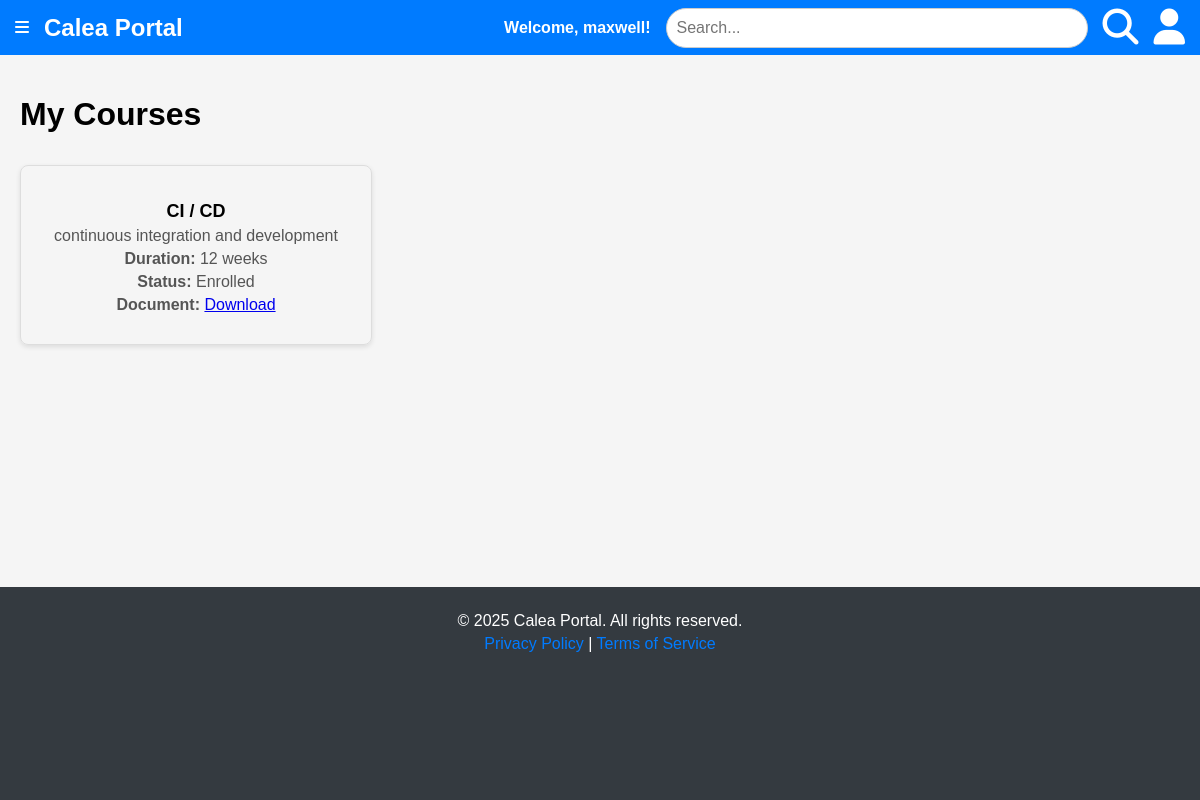
The app's page /traineecourse.php (signed in) with its own data.
### tables this page shows
CREATE TABLE `users` (
  `id` int(11) NOT NULL,
  `username` varchar(50) NOT NULL,
  `password` varchar(255) NOT NULL,
  `role` enum('admin','trainer','trainee') NOT NULL DEFAULT 'trainee',
  `qualifications` varchar(255) DEFAULT NULL,
  `expertise` varchar(255) DEFAULT NULL,
  `created_at` timestamp NOT NULL DEFAULT current_timestamp()
);

CREATE TABLE `course_objectives` (
  `id` int(11) NOT NULL,
  `course_id` int(11) NOT NULL,
  `course_objectives` text NOT NULL,
  `content_objectives` text NOT NULL,
  `file` longtext DEFAULT NULL,
  `created_at` timestamp NOT NULL DEFAULT current_timestamp()
);

CREATE TABLE `courses` (
  `id` int(11) NOT NULL,
  `title` varchar(255) NOT NULL,
  `description` text NOT NULL,
  `created_at` timestamp NOT NULL DEFAULT current_timestamp(),
  `updated_at` timestamp NOT NULL DEFAULT current_timestamp() ON UPDATE current_timestamp(),
  `credits` int(11) NOT NULL DEFAULT 0,
  `duration` int(11) DEFAULT NULL,
  `image` varchar(255) DEFAULT NULL,
  `trainer_username` varchar(20) NOT NULL,
  `image_url` varchar(255) DEFAULT NULL
);

### traineecourse.php (the view, shortened to what this page needs)
<?php
include 'dbconn.php';
include 'traineeheader.php';
$enrolledCourses = [];
$stmtEnrollments = $conn->prepare("
    SELECT c.*, co.course_objectives, co.content_objectives, co.file
    FROM enrollments e
    JOIN courses c ON e.course_id = c.id
    LEFT JOIN course_objectives co ON c.id = co.course_id
    WHERE e.trainee_id = ?
");
$stmtEnrollments->bind_param("i", $_SESSION['user_id']);
$stmtEnrollments->execute();
$resultEnrollments = $stmtEnrollments->get_result();
while ($course = $resultEnrollments->fetch_assoc()) {
    $courseId = $course['id'];
    if (!isset($enrolledCourses[$courseId])) {
        $enrolledCourses[$courseId] = [
            'course' => $course,
            'objectives' => []
        ];
    }
    if (!empty($course['course_objectives'])) {
        $enrolledCourses[$courseId]['objectives'][] = $course['course_objectives'];
    }
    if (!empty($course['content_objectives'])) {
        $enrolledCourses[$courseId]['objectives'][] = $course['content_objectives'];
    }
}
?>
<!DOCTYPE html>
<html lang="en">
<head>
    <link rel="stylesheet" href="fontawesome-free-6.4.0-web/css/all.min.css">
</head>
<body>
    <div class="content">
        <h1>My Courses</h1>
        <?php if (!empty($enrolledCourses)): ?>
            <div class="course-container">
                <?php foreach ($enrolledCourses as $courseId => $courseData): ?>
                    <div class="course-card" onclick="toggleDetails(<?php echo $courseId; ?>)">
                        <h3><?php echo htmlspecialchars($courseData['course']['title']); ?></h3>
                        <p><?php echo htmlspecialchars($courseData['course']['description']); ?></p>
                        <p><strong>Duration:</strong> <?php echo htmlspecialchars($courseData['course']['duration']); ?> weeks</p>
                        <p><strong>Status:</strong> Enrolled</p>
                        <?php if (!empty($courseData['course']['file'])): ?>
                            <p>
                                <strong>Document:</strong>
                                <a href="<?php echo htmlspecialchars($courseData['course']['file']); ?>" target="_blank">Download</a>
                            </p>
                        <?php endif; ?>
                    </div>
                <?php endforeach; ?>
            </div>
        <?php else: ?>
            <p>You are not enrolled in any courses at the moment.</p>
        <?php endif; ?>
    </div>
</body>
</html>
<?php
include 'footer.php';
?>

### traineeheader.php (shortened to what this page needs)
<?php
include 'dbconn.php';
$username = 'Guest';
if (isset($_SESSION['user_id'])) {
    $userId = $_SESSION['user_id'];
    $stmt = $conn->prepare("SELECT username FROM users WHERE id = ?");
    $stmt->bind_param("i", $userId);
    $stmt->execute();
    $result = $stmt->get_result();
    if ($result->num_rows > 0) {
        $user = $result->fetch_assoc();
        $username = $user['username'];
    }
}
?>
<!DOCTYPE html>
<html lang="en">
<head>
    <link rel="stylesheet" href="fontawesome-free-6.4.0-web/css/all.min.css">
</head>
<body>
    <div class="header">
        <span class="menu-icon" onclick="toggleSidebar()">
            <i class="fas fa-bars"></i>
        </span>
        <h2>Calea Portal</h2>
        <div class="welcome-message">Welcome, <?php echo htmlspecialchars($username); ?>!</div>
        <input type="text" id="search-bar" class="search-bar" placeholder="Search..." onkeypress="if(event.key === 'Enter') executeSearch()">
        <span class="search-icon" onclick="executeSearch()"><i class="fas fa-search"></i></span>
        <span class="user-icon">
            <i class="fas fa-user"></i>
        </span>
    </div>
</body>
</html>

### traineeheader.php (style rules this page uses)
html, body { height: 100%; margin: 0; font-family: Helvetica; }
.header { height: 55px; background-color: #007bff; color: white; display: flex; align-items: center; padding: 0 15px; box-shadow: 0 2px 5px rgba(0, 0, 0, 0.1); }
.header h2 { margin: 0 15px; }
.welcome-message { margin-left: auto; font-size: 16px; font-weight: bold; }
.search-bar { background-color: white; border: 1px solid #ccc; padding: 10px; border-radius: 22px; width: 400px; margin-left: 15px; font-size: 16px; }
.search-icon, .user-icon { cursor: pointer; font-size: 36px; margin-left: 15px; line-height: 55px; }

### traineecourse.php (style rules this page uses)
html, body { height: 100%; margin: 0; font-family: Arial, sans-serif; }
.content { padding: 20px; margin-left: 0; transition: margin-left 0.3s; background-color: whitesmoke; }
.course-container { display: flex; flex-wrap: wrap; gap: 15px; }
.course-card { border: 1px solid #ddd; border-radius: 8px; padding: 25px; margin: 10px 0; box-shadow: 0 2px 5px rgba(0, 0, 0, 0.1); text-align: center; cursor: pointer; width: 300px; }
.course-card h3 { margin: 10px 0 5px; font-size: 18px; }
.course-card p { margin: 5px 0; color: #555; }

### footer.php (style rules this page uses)
body { display: flex; flex-direction: column; min-height: 100vh; margin: 0; }
.content { flex: 1; }

### records on screen
users: username "maxwell"
course_objectives: course.title "CI / CD", course.description "continuous integration and development", course.duration "12"
